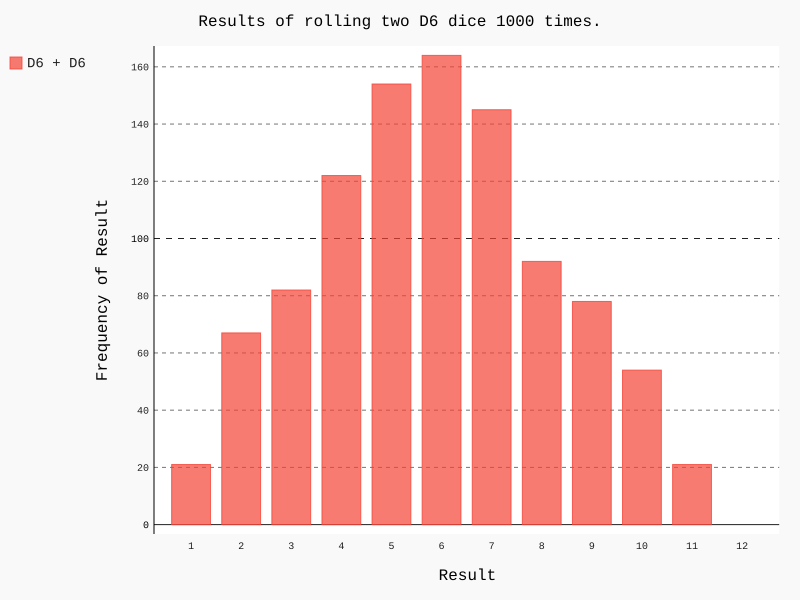

This figure's Python source:
import pygal
from die import Die

# Create two D6 dice.
die_1 = Die()
die_2 = Die()

# Make some rolls, and store results in a list.
results = []
for roll_num in range(1000):
	result = die_1.roll() + die_2.roll()
	results.append(result)

# Analyze the results.
frequencies = []
max_result = die_1.num_sides + die_2.num_sides 

for value in range(2, max_result+1):
	frequency = results.count(value)
	frequencies.append(frequency)

# Visualize the results.
hist = pygal.Bar()

hist.title = "Results of rolling two D6 dice 1000 times."
hist.x_labels = ['1', '2', '3', '4', '5', '6', '7', '8', '9', '10', '11', '12']
hist.x_title = 'Result'
hist.y_title = 'Frequency of Result'

hist.add('D6 + D6', frequencies)
hist.render_to_file('dice_visual.svg')
